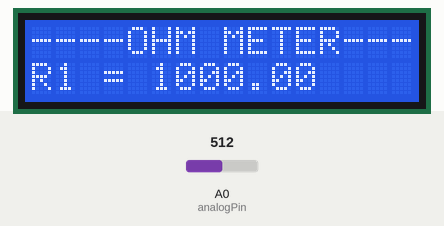
The sketch below on a simulated Arduino Uno, built with avr-gcc and run on an emulated ATmega328P. On the bench: 16×2 character LCD. The test bench sets the inputs (shaded band); at power-on: A0 (analogPin) = 512. What the sketch prints to the serial monitor is not drawn.

Above: at 1.3 s.
1.4 s: A0 (analogPin) set to 716
At 6.1 s:
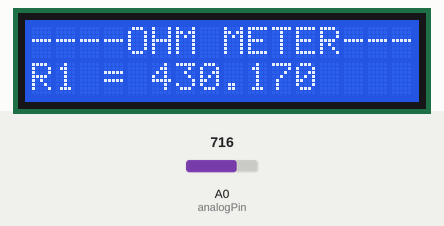
6.6 s: A0 (analogPin) set to 900
At 9.6 s:
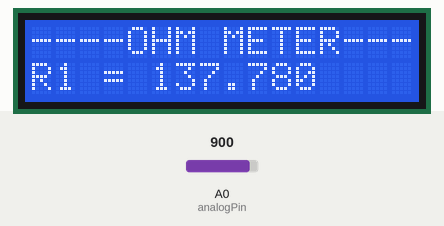
11.6 s: A0 (analogPin) set to 1023
At 14.2 s:
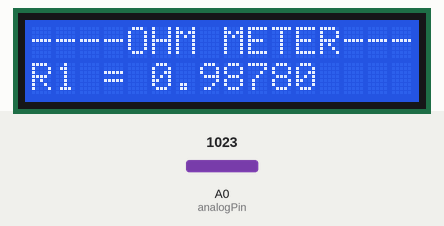
Timing chart, 0 to 15.7 s (numbered marks = the images above; inputs shaded):
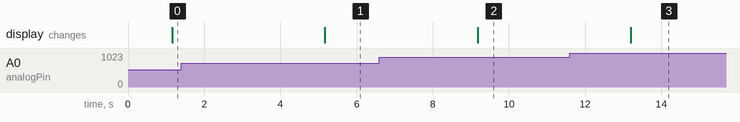

The sketch:

coolerOhmmeter.ino
```cpp
#include <LiquidCrystal_I2C.h>
LiquidCrystal_I2C lcd(0x27, 16, 2);

int analogPin = 0;
int raw = 0;
int Vin = 5;
float Vout = 0;
float R2 = 1000;
float R1 = 0;
float buffer = 0;

void setup(){
  lcd.init();
  lcd.clear();
  lcd.backlight();
  lcd.begin(16,2);
  lcd.setCursor(0,0);
  lcd.print("----OHM METER---");
  Serial.begin(9600);
}


void loop(){
  raw = analogRead(analogPin);
  if (raw){
    buffer = raw * Vin;
    Vout = (buffer) / 1024.0;
    buffer = (Vin / Vout) - 1;
    R1 = R2 * buffer;
    Serial.print("Vout: ");
    Serial.println(Vout);
    Serial.print("R1: ");
    Serial.println(R1);
    delay(1000);
    lcd.setCursor(0,1);
    lcd.print("R1 = ");
    lcd.print(R1);
    delay(3000);
  }
}
```

Measured:
- after the input at 1.4 s, the display: changes after 3.8 s (image 1)
- after the input at 6.6 s, the display: changes after 2.6 s (image 2)
- after the input at 11.6 s, the display: changes after 1.6 s (image 3)
